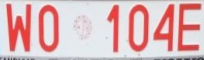
#> input picture notebooks/test.png, 204 x 60 px, given as the content of the folder letters/, which was not available
$ jupyter execute --allow-errors 02-ocr-train.ipynb   (text cells are left out)
#> lines starting #> are read from the running program, lines starting #| are printed output that depends on the picture; after the words box and inside, x2 and y2 are one past the last pixel; in counts of white or black regions, pixels touching at a corner belong together; pictures that were not available may be replaced by others from this repository, and a replacement may not be noted
[cell 1]
import tensorflow as tf
from tensorflow.keras.preprocessing.image import ImageDataGenerator
from tensorflow.keras.models import Sequential
from tensorflow.keras.layers import Conv2D, MaxPooling2D, AveragePooling2D, Flatten, Dense, BatchNormalization, Dropout
from tensorflow.keras.regularizers import l2
from tensorflow.keras.callbacks import EarlyStopping
import cv2
import os
import numpy as np
import matplotlib.pyplot as plt
from sklearn.model_selection import train_test_split

[cell 2]
img_height, img_width = 64, 64
batch_size = 32
epochs = 10
num_augmented_images = 800

[cell 3]
def label_to_index(label):
    if 'A' <= label <= 'Z':
        return ord(label) - ord('A')
    elif '0' <= label <= '9':
        return ord(label) - ord('0') + 26
    else:
        raise ValueError(f"Unsupported label: {label}")

[cell 4]
# [7 lines left out: function index_to_label, not called in this run]

[cell 5]
def show(img):
  plt.imshow(img[:,:,0], cmap='gray', interpolation='none')

[cell 6]
directory = 'letters/'

images = []
labels = []

for filename in os.listdir(directory):
    if filename.endswith('.png'):
        img_path = os.path.join(directory, filename)
        label = filename.split('.')[0]
        img = cv2.imread(img_path)
#> img is the input picture: shape (60, 204, 3); mean B, G, R 189.3, 186.6, 222.1
        img = cv2.cvtColor(img, cv2.COLOR_BGR2GRAY)
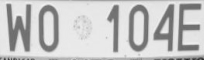
#> img: shape (60, 204); min 41, max 242, mean 197.5
        _, img = cv2.threshold(img, 127, 255, cv2.THRESH_BINARY)
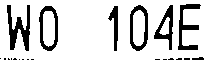
#> img: shape (60, 204); 82.2% white; 21 black regions (14 under 20 px), largest, box (x1, y1, x2, y2) and area: (7, 5, 30, 51) 503, (178, 4, 201, 50) 387, (130, 5, 148, 51) 340
        img = cv2.resize(img, (img_width, img_height))
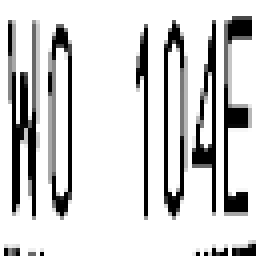
#> img: shape (64, 64) (shown 4 times larger); min 0, max 255, mean 210.2
        images.append(img)
        labels.append(label)

# Convert lists to numpy arrays
images = np.array(images)
labels_text = labels
labels = np.array(labels)


images = np.expand_dims(images, axis=-1)

[cell 7]
print(labels[0])
print(images[0].shape)
#| (64, 64, 1)
show(images[0])

#> (a cell that did not finish here is left out)
